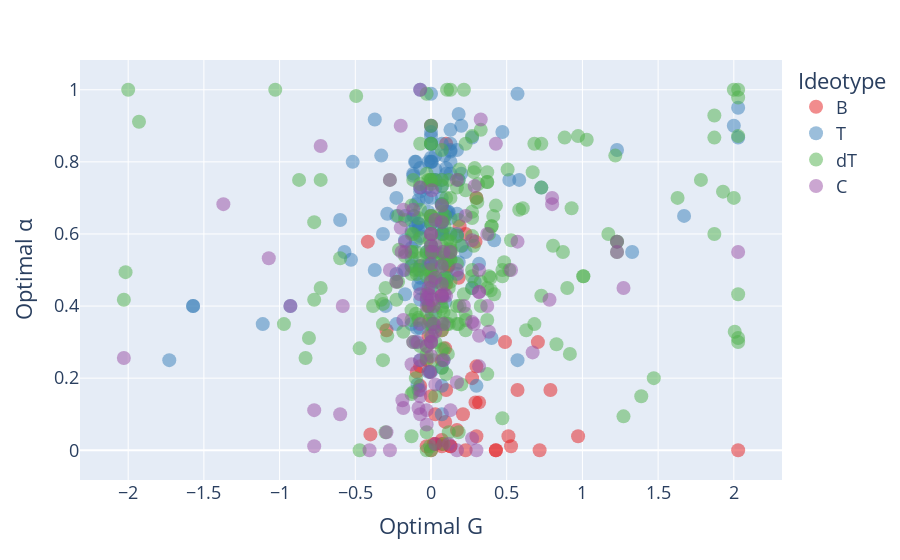

Notebook source saved alongside this figure:
### Code cell
fig = px.scatter(
    ideotypes_df,
    x="optimal G",
    y="optimal alpha",
    color=ideotypes_df["ideotype (T/C/B)"].astype(str),
    hover_name="arbor name",
    opacity=0.5,
    color_discrete_sequence=px.colors.qualitative.Set1,
)

fig.update_traces(marker=dict(size=14))
fig.update_layout(
    font=dict(size=18),
    legend_title_text="Ideotype",
    xaxis_title="Optimal G",
    yaxis_title="Optimal α",
    showlegend=True
)

fig.show()
fig.write_html("docs/Optimal_G_alpha_ideotypes.html")

### Figure 1 — Plotly figure (JSON) as saved in the notebook; plotly's stock layout.template omitted (floating-point values rounded to 4 significant figures; data arrays with more than 128 entries replaced by an {"elided": "..."} marker saying what was removed)
{"data": [{"hovertemplate": "<b>%{hovertext}</b><br><br>color=B<br>optimal G=%{x}<br>optimal alpha=%{y}<extra></extra>", "hovertext": ["101_2_C_day5", "101_3_C_day5", "101_3_S_day5", "103_2_C_day5", "106_2_C_day5", "106_1_S_day5", "138_4_C_day5", "142_1_C_day5", "144_3_C_day5", "144_2_C_day5", "144_3_S_day5", "166_2_C_day5", "170_3_C_day5", "175_3_C_day5", "175_4_C_day5", "179_1_C_day5", "189_3_C_day5", "194_3_C_day5", "194_3_S_day5", "195_1_C_day5", "196_1_S_day5", "197_3_C_day5", "198_1_C_day5", "212_1_C_day5", "220_1_S_day5", "222_1_S_day5", "233_2_C_day5", "233_3_C_day5", "233_1_C_day5", "233_1_S_day5", "233_2_S_day5", "239_2_S_day5", "250_4_C_day5", "250_2_S_day5", "250_1_S_day5", "253_1_C_day5", "256_3_C_day5", "256_2_C_day5", "258_3_C_day5", "258_1_C_day5", "271_3_C_day5", "271_4_C_day5", "271_2_C_day5", "271_1_S_day5", "283_3_C_day5", "283_3_S_day5", "286_2_C_day5", "286_1_C_day5", "286_3_C_day5", "286_1_S_day5", "288_2_C_day5", "290_1_C_day5", "291_2_C_day5", "291_1_C_day5", "291_3_C_day5", "292_3_C_day5", "292_2_C_day5", "292_2_S_day5", "300_2_C_day5", "307_3_C_day5"], "legendgroup": "B", "marker": {"color": "rgb(228,26,28)", "opacity": 0.5, "size": 14, "symbol": "circle"}, "mode": "markers", "name": "B", "orientation": "v", "showlegend": true, "type": "scatter", "x": [0, 0.7173, 0.3173, -0.0286, 0.5113, 2.029, -0.0173, -0.0173, 0.1887, 0.3, 0.0286, 0.1827, 0.1714, 0.2714, 0.2286, 0.2113, -0.294, 0.094, 0.0173, 0.1, -0.0714, -0.0113, 0.4286, 0.0714, 0.706, 0.5286, 0, 0.4286, 0.4887, 0.0714, 0.1286, 0, 0.1113, 0.0714, 0.1173, -0.0286, 0.9714, -0.4173, 0.294, 0.1, 0.0714, -0.0714, -0.006, -0.094, 0, -0.0714, 0.2286, 0.1, 0.0714, 0.5714, -0.4, 0.294, 0.0286, 0.0714, 0.094, 0.3, 0.1286, 0.3, -0.0113, 0.7887], "xaxis": "x", "y": [0.15, 0, 0.1327, 0.25, 0.0387, 0, 0.4, 0.3173, 0.6214, 0.2327, 0.0173, 0.4786, 0.056, 0.2, 0, 0.1, 0.3327, 0.0786, 0.0173, 0.85, 0.5113, 0.3613, 0, 0.0286, 0.3, 0.0113, 0, 0, 0.3, 0.0113, 0.0113, 0.65, 0.5113, 0.3327, 0.5113, 0.0113, 0.0387, 0.5786, 0.1327, 0.1673, 0.4286, 0.2327, 0.2173, 0.2173, 0.9, 0.1786, 0.6, 0.4613, 0.25, 0.1673, 0.044, 0.5786, 0.1, 0.0173, 0.2827, 0.0387, 0.0113, 0.7, 0.4, 0.1673], "yaxis": "y"}, {"hovertemplate": "<b>%{hovertext}</b><br><br>color=T<br>optimal G=%{x}<br>optimal alpha=%{y}<extra></extra>", "hovertext": {"elided": "169 str values"}, "legendgroup": "T", "marker": {"color": "rgb(55,126,184)", "opacity": 0.5, "size": 14, "symbol": "circle"}, "mode": "markers", "name": "T", "orientation": "v", "showlegend": true, "type": "scatter", "x": {"elided": "169 float values"}, "xaxis": "x", "y": {"elided": "169 float values"}, "yaxis": "y"}, {"hovertemplate": "<b>%{hovertext}</b><br><br>color=dT<br>optimal G=%{x}<br>optimal alpha=%{y}<extra></extra>", "hovertext": {"elided": "273 str values"}, "legendgroup": "dT", "marker": {"color": "rgb(77,175,74)", "opacity": 0.5, "size": 14, "symbol": "circle"}, "mode": "markers", "name": "dT", "orientation": "v", "showlegend": true, "type": "scatter", "x": {"elided": "273 float values"}, "xaxis": "x", "y": {"elided": "273 float values"}, "yaxis": "y"}, {"hovertemplate": "<b>%{hovertext}</b><br><br>color=C<br>optimal G=%{x}<br>optimal alpha=%{y}<extra></extra>", "hovertext": ["103_1_C_day5", "103_4_S_day5", "104_1_C_day5", "104_2_S_day5", "104_1_S_day5", "105_2_S_day5", "138_3_S_day5", "139_1_C_day5", "140_2_C_day5", "140_1_C_day5", "140_3_C_day5", "141_3_C_day5", "142_3_S_day5", "142_1_S_day5", "147_1_S_day5", "165_2_C_day5", "165_2_S_day5", "166_1_S_day5", "167_1_C_day5", "168_2_S_day5", "169_3_S_day5", "169_2_S_day5", "171_1_S_day5", "173_1_C_day5", "173_2_S_day5", "174_2_C_day5", "174_1_C_day5", "174_3_S_day5", "192_3_C_day5", "194_2_S_day5", "197_1_S_day5", "198_2_S_day5", "198_3_S_day5", "199_3_C_day5", "201_1_S_day5", "201_2_S_day5", "201_3_S_day5", "207_3_S_day5", "211_2_S_day5", "211_3_S_day5", "212_3_S_day5", "212_2_S_day5", "213_1_S_day5", "214_2_S_day5", "220_2_C_day5", "220_1_C_day5", "222_1_C_day5", "225_2_C_day5", "227_2_S_day5", "227_1_S_day5", "228_4_S_day5", "230_1_C_day5", "230_3_C_day5", "231_3_C_day5", "231_2_S_day5", "231_3_S_day5", "233_4_C_day5", "233_3_S_day5", "235_1_S_day5", "236_3_S_day5", "236_4_S_day5", "236_2_S_day5", "239_4_C_day5", "240_2_C_day5", "240_1_C_day5", "240_2_S_day5", "240_1_S_day5", "241_3_S_day5", "244_3_C_day5", "245_3_S_day5", "247_1_C_day5", "249_1_S_day5", "253_3_S_day5", "256_3_S_day5", "259_2_S_day5", "264_2_S_day5", "270_1_C_day5", "270_2_C_day5", "271_1_C_day5", "271_2_S_day5", "271_3_S_day5", "273_2_C_day5", "273_1_S_day5", "277_1_S_day5", "280_1_S_day5", "283_2_S_day5", "283_1_S_day5", "285_3_S_day5", "287_2_C_day5", "290_1_S_day5", "291_2_S_day5", "291_1_S_day5", "291_3_S_day5", "294_1_S_day5", "298_1_C_day5", "298_1_C_day5", "298_3_C_day5", "298_3_S_day5", "298_1_S_day5", "299_3_C_day5", "300_3_S_day5", "300_2_S_day5", "301_2_C_day5", "301_3_C_day5", "301_3_S_day5", "301_2_S_day5", "301_1_S_day5", "307_3_S_day5", "307_1_S_day5", "308_2_C_day5", "308_1_S_day5", "308_2_S_day5", "308_3_S_day5"], "legendgroup": "C", "marker": {"color": "rgb(152,78,163)", "opacity": 0.5, "size": 14, "symbol": "circle"}, "mode": "markers", "name": "C", "orientation": "v", "showlegend": true, "type": "scatter", "x": [-0.006, 0.7827, 0.0714, -0.6, -0.0286, 0.0286, -0.006, 0.2887, -0.0173, 0, -0.0887, 0.1714, 0.0827, 0.0827, 0.3173, 0.3, 0.0173, 0.2714, -0.5827, 0.3714, -0.1173, 0.5714, 0.3173, 0.0887, 0.3173, -0.0286, 0, -0.0714, 0.0714, -2.029, 0.8, 0.1714, -0.0714, 0.2827, 0.4286, -0.0286, 0.0286, 0.1714, -0.0827, -0.2286, 0.0286, 0.0173, 2.029, -0.2, -1.071, -0.1827, 0, 0.3286, -0.0714, -0.9286, 0.6714, 0.3714, -0.2714, 0.1173, -0.7286, 0, -0.7714, -0.1827, -0.1827, 0.2714, 0.1, -0.294, -0.0714, 0.0286, 0, -0.0286, 0.1286, 0, 0, 0.0714, -0.1714, 0.006, -0.2714, -1.371, 0.006, 0.0714, 0.1714, 0.0286, -0.0173, -0.1827, -0.0714, -0.194, -0.2, -0.7714, 0.0714, 0.8, -0.0714, -0.1887, -0.1714, 0.006, -0.1286, 0.2173, 1.271, -0.0714, 0.3173, 0.3173, 1.229, 0.1286, 1.229, -0.1173, 0.0827, -0.2714, -0.0286, 0.2714, 0.0286, 0, 0.5286, 0.2286, 0.3827, 0.006, -0.0714, 0.0714, -0.406], "xaxis": "x", "y": [0.2173, 0.4173, 0.4286, 0.1, 0.0714, 0.6387, 0.4286, 0.7327, 0.45, 0.3, 0.3, 0.5, 0.55, 0.35, 0.5, 0, 0.35, 0.0327, 0.4, 0.6, 0.3, 0.5786, 0.2327, 0.4327, 0.3173, 0.4214, 0.2613, 0.35, 0.4613, 0.256, 0.7, 0.1887, 0.1, 0.35, 0.85, 0.2887, 0.5673, 0, 0.1173, 0.4673, 0.0173, 0.4, 0.55, 0.9, 0.5327, 0.3613, 0.5173, 0.9173, 0.25, 0.4, 0.2714, 0.4, 0.5, 0.0173, 0.844, 0.3, 0.0113, 0.1173, 0.5, 0.5827, 0.4286, 0.05, 0.4327, 0.3286, 0.4673, 0.1113, 0.1113, 0.5673, 0.6, 0.4286, 0.55, 0.3173, 0.75, 0.6827, 0.55, 0.6327, 0.75, 0.4786, 0.4327, 0.6673, 0.15, 0.55, 0.6173, 0.1113, 0.5113, 0.6827, 0.7286, 0.1387, 0.5786, 0.4173, 0.2387, 0.4, 0.45, 0.1673, 0.4387, 0.4387, 0.55, 0.55, 0.5786, 0.6673, 0.25, 0, 0.4, 0.356, 0.1827, 0.6, 0.5, 0.65, 0.3286, 0.7214, 1, 0.6786, 0], "yaxis": "y"}], "layout": {"autosize": true, "font": {"size": 18}, "legend": {"title": {"text": "Ideotype"}, "tracegroupgap": 0}, "margin": {"t": 60}, "showlegend": true, "xaxis": {"anchor": "y", "autorange": true, "domain": [0, 1], "range": [-2.307, 2.307], "title": {"text": "Optimal G"}, "type": "linear"}, "yaxis": {"anchor": "x", "autorange": true, "domain": [0, 1], "range": [-0.1094, 1.109], "title": {"text": "Optimal α"}, "type": "linear"}}}
